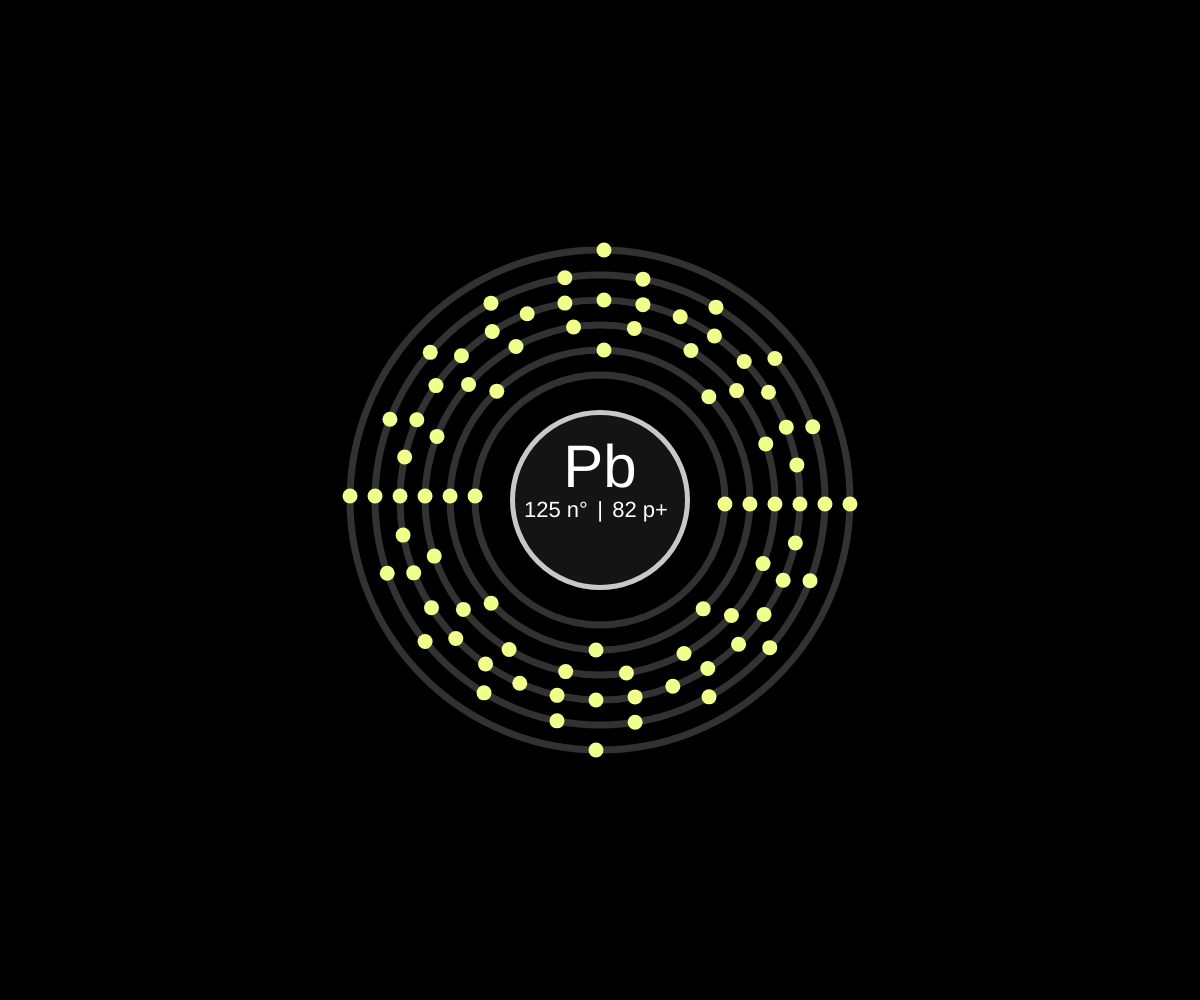
Frame 1 (no input)
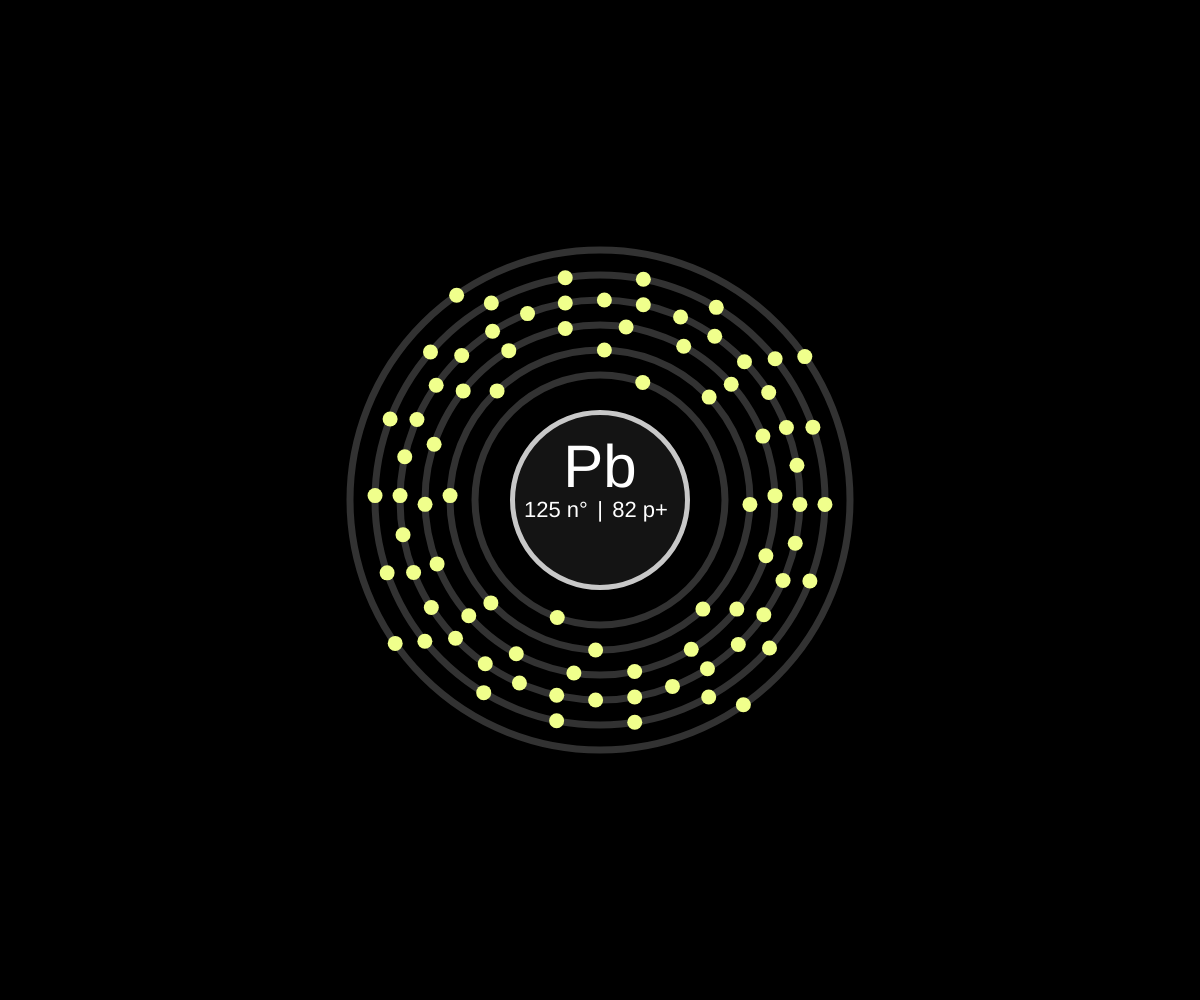
Frame 60 (no input)
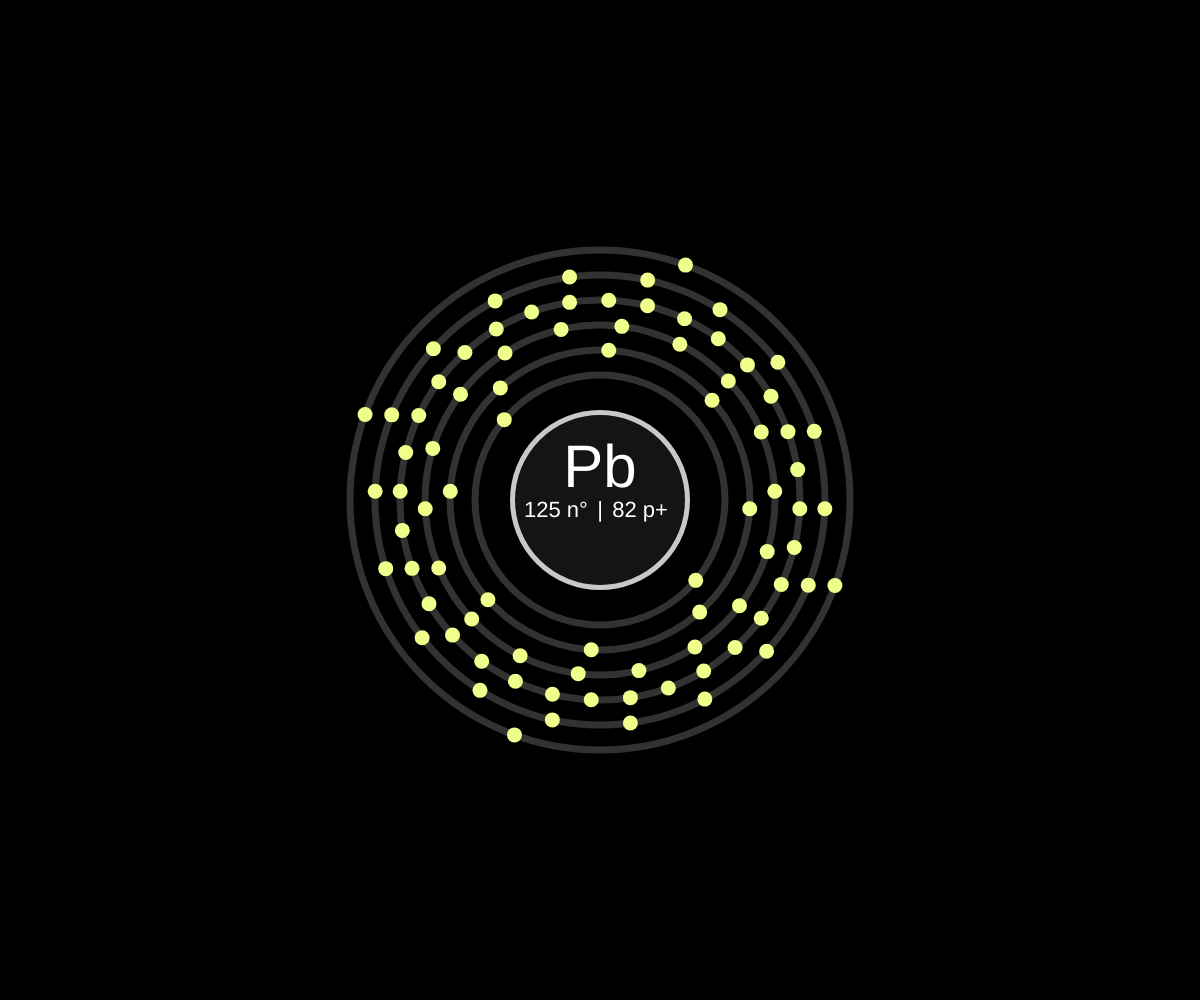
Frame 120 (the mouse pressed at the canvas centre since frame 60)

The p5.js sketch that drew these frames (run headless with seeded random() and noise() and a simulated clock; from frame 60 on, the mouse is pressed at the canvas centre):

// p5.js sketch
// ── sketch.js
var p = 6;
var f = 4;
var a = 207;
var z = 82;
var e = "Pb";

var speed = 4;

function setup() {
  createCanvas(windowWidth, windowHeight);
}

function draw() {
  background(0);
  angleMode(DEGREES);
  fill(20);
  strokeWeight(5);
  stroke(200);
  ellipse(width/2,height/2,175);
  textAlign(CENTER,BOTTOM);
  textSize(60);
  noStroke();
  fill(255);
  text(e,width/2,height/2);
  let subTextW = width/2;
  let subTextH = height/2;
  textSize(22);
  textAlign(RIGHT,TOP);
  text(str(a-z) + " n°  ",subTextW,subTextH);
  textAlign(LEFT,TOP);
  text("  " + str(z) + " p+",subTextW,subTextH);
  textAlign(CENTER,TOP);
  text("|",subTextW,subTextH);
  let electronsLeft = z-f;
  for (let i=0; i<p; i++) {
    let d = i*50+250;
    fill(0,0);
    stroke(50);
    strokeWeight(7);
    ellipse(width/2,height/2,d);
    fill(240,255,140);
    noStroke();
    let c = d*PI;
    let angularMomentum = speed/c*360;
    let n;
    if (i == p-1) {
      n = f;
    } else if (i == p-2) {
      n = electronsLeft;
    } else {
      n = 2*(i+1)**2;
      electronsLeft -= n;
    }
    for (let j=0; j<n; j++) {
      let step = 360/n;
      let angle = angularMomentum*frameCount+j*step;
      ellipse(width/2+cos(angle)*d/2,height/2+sin(angle)*d/2,15);
    }
  }
}
